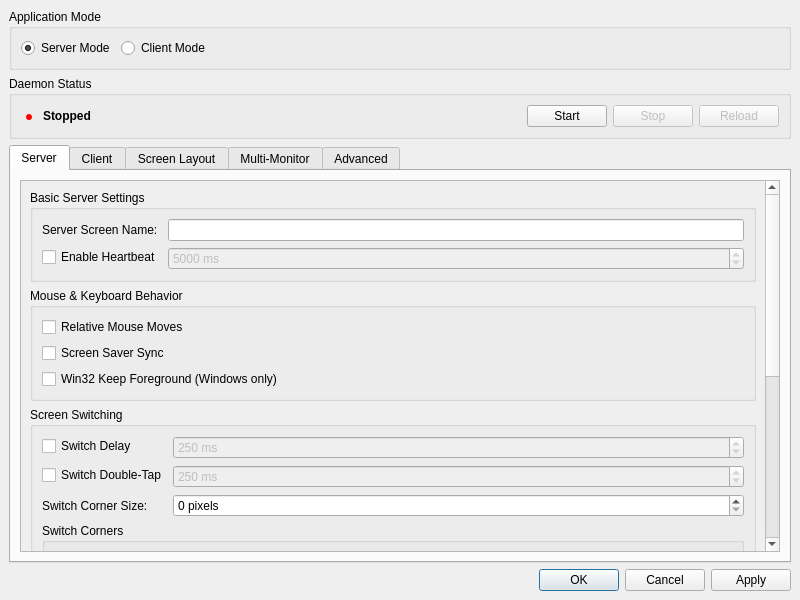
<?xml version="1.0" encoding="UTF-8"?>
<ui version="4.0">
 <class>ModernMainWindow</class>
 <widget class="QMainWindow" name="ModernMainWindow">
  <property name="geometry">
   <rect>
    <x>0</x>
    <y>0</y>
    <width>800</width>
    <height>600</height>
   </rect>
  </property>
  <property name="windowTitle">
   <string>InputLeap - Modern Configuration</string>
  </property>
  <widget class="QWidget" name="centralwidget">
  <layout class="QVBoxLayout" name="verticalLayout">
   <item>
    <widget class="QGroupBox" name="groupBoxMode">
     <property name="title">
      <string>Application Mode</string>
     </property>
     <layout class="QHBoxLayout" name="horizontalLayoutMode">
      <item>
       <widget class="QRadioButton" name="radioButtonServerMode">
        <property name="text">
         <string>Server Mode</string>
        </property>
        <property name="checked">
         <bool>true</bool>
        </property>
        <property name="toolTip">
         <string>Share this computer's mouse and keyboard with other computers</string>
        </property>
       </widget>
      </item>
      <item>
       <widget class="QRadioButton" name="radioButtonClientMode">
        <property name="text">
         <string>Client Mode</string>
        </property>
        <property name="toolTip">
         <string>Use mouse and keyboard from another computer (server)</string>
        </property>
       </widget>
      </item>
      <item>
       <spacer name="horizontalSpacerMode">
        <property name="orientation">
         <enum>Qt::Horizontal</enum>
        </property>
        <property name="sizeHint" stdset="0">
         <size>
          <width>40</width>
          <height>20</height>
         </size>
        </property>
       </spacer>
      </item>
     </layout>
    </widget>
   </item>
   <item>
    <widget class="QGroupBox" name="groupBoxDaemonStatus">
     <property name="title">
      <string>Daemon Status</string>
     </property>
     <layout class="QHBoxLayout" name="horizontalLayoutStatus">
      <item>
       <widget class="QLabel" name="labelStatusIcon">
        <property name="minimumSize">
         <size>
          <width>16</width>
          <height>16</height>
         </size>
        </property>
        <property name="maximumSize">
         <size>
          <width>16</width>
          <height>16</height>
         </size>
        </property>
        <property name="text">
         <string>●</string>
        </property>
        <property name="styleSheet">
         <string>color: red; font-size: 14px;</string>
        </property>
        <property name="alignment">
         <set>Qt::AlignCenter</set>
        </property>
       </widget>
      </item>
      <item>
       <widget class="QLabel" name="labelStatusText">
        <property name="text">
         <string>Stopped</string>
        </property>
        <property name="styleSheet">
         <string>font-weight: bold;</string>
        </property>
       </widget>
      </item>
      <item>
       <spacer name="horizontalSpacerStatus">
        <property name="orientation">
         <enum>Qt::Horizontal</enum>
        </property>
        <property name="sizeHint" stdset="0">
         <size>
          <width>40</width>
          <height>20</height>
         </size>
        </property>
       </spacer>
      </item>
      <item>
       <widget class="QPushButton" name="pushButtonStart">
        <property name="text">
         <string>Start</string>
        </property>
        <property name="toolTip">
         <string>Start the Input Leap daemon</string>
        </property>
       </widget>
      </item>
      <item>
       <widget class="QPushButton" name="pushButtonStop">
        <property name="text">
         <string>Stop</string>
        </property>
        <property name="enabled">
         <bool>false</bool>
        </property>
        <property name="toolTip">
         <string>Stop the Input Leap daemon</string>
        </property>
       </widget>
      </item>
      <item>
       <widget class="QPushButton" name="pushButtonReload">
        <property name="text">
         <string>Reload</string>
        </property>
        <property name="enabled">
         <bool>false</bool>
        </property>
        <property name="toolTip">
         <string>Reload daemon configuration</string>
        </property>
       </widget>
      </item>
     </layout>
    </widget>
   </item>
   <item>
    <widget class="QTabWidget" name="tabWidget">
     <property name="currentIndex">
      <number>0</number>
     </property>
     <widget class="QWidget" name="tabServer">
      <attribute name="title">
       <string>Server</string>
      </attribute>
      <layout class="QVBoxLayout" name="verticalLayout_2">
       <item>
        <widget class="QScrollArea" name="scrollAreaServer">
         <property name="widgetResizable">
          <bool>true</bool>
         </property>
         <widget class="QWidget" name="scrollAreaWidgetContents">
          <property name="geometry">
           <rect>
            <x>0</x>
            <y>0</y>
            <width>756</width>
            <height>1100</height>
           </rect>
          </property>
          <layout class="QVBoxLayout" name="verticalLayoutServerScroll">
           <item>
            <widget class="QGroupBox" name="groupBoxBasicServer">
             <property name="title">
              <string>Basic Server Settings</string>
             </property>
             <layout class="QFormLayout" name="formLayoutBasic">
              <item row="0" column="0">
               <widget class="QLabel" name="labelServerName">
                <property name="text">
                 <string>Server Screen Name:</string>
                </property>
               </widget>
              </item>
              <item row="0" column="1">
               <widget class="QLineEdit" name="lineEditServerName"/>
              </item>
              <item row="1" column="0">
               <widget class="QCheckBox" name="checkBoxHeartbeat">
                <property name="text">
                 <string>Enable Heartbeat</string>
                </property>
               </widget>
              </item>
              <item row="1" column="1">
               <widget class="QSpinBox" name="spinBoxHeartbeat">
                <property name="enabled">
                 <bool>false</bool>
                </property>
                <property name="suffix">
                 <string> ms</string>
                </property>
                <property name="minimum">
                 <number>1000</number>
                </property>
                <property name="maximum">
                 <number>30000</number>
                </property>
                <property name="value">
                 <number>5000</number>
                </property>
               </widget>
              </item>
             </layout>
            </widget>
           </item>
           <item>
            <widget class="QGroupBox" name="groupBoxMouseKeyboard">
             <property name="title">
              <string>Mouse &amp;&amp; Keyboard Behavior</string>
             </property>
             <layout class="QVBoxLayout" name="verticalLayoutMouseKeyboard">
              <item>
               <widget class="QCheckBox" name="checkBoxRelativeMouseMoves">
                <property name="text">
                 <string>Relative Mouse Moves</string>
                </property>
               </widget>
              </item>
              <item>
               <widget class="QCheckBox" name="checkBoxScreenSaverSync">
                <property name="text">
                 <string>Screen Saver Sync</string>
                </property>
               </widget>
              </item>
              <item>
               <widget class="QCheckBox" name="checkBoxWin32KeepForeground">
                <property name="text">
                 <string>Win32 Keep Foreground (Windows only)</string>
                </property>
               </widget>
              </item>
             </layout>
            </widget>
           </item>
           <item>
            <widget class="QGroupBox" name="groupBoxSwitching">
             <property name="title">
              <string>Screen Switching</string>
             </property>
             <layout class="QFormLayout" name="formLayoutSwitching">
              <item row="0" column="0">
               <widget class="QCheckBox" name="checkBoxSwitchDelay">
                <property name="text">
                 <string>Switch Delay</string>
                </property>
               </widget>
              </item>
              <item row="0" column="1">
               <widget class="QSpinBox" name="spinBoxSwitchDelay">
                <property name="enabled">
                 <bool>false</bool>
                </property>
                <property name="suffix">
                 <string> ms</string>
                </property>
                <property name="minimum">
                 <number>0</number>
                </property>
                <property name="maximum">
                 <number>5000</number>
                </property>
                <property name="value">
                 <number>250</number>
                </property>
               </widget>
              </item>
              <item row="1" column="0">
               <widget class="QCheckBox" name="checkBoxSwitchDoubleTap">
                <property name="text">
                 <string>Switch Double-Tap</string>
                </property>
               </widget>
              </item>
              <item row="1" column="1">
               <widget class="QSpinBox" name="spinBoxSwitchDoubleTap">
                <property name="enabled">
                 <bool>false</bool>
                </property>
                <property name="suffix">
                 <string> ms</string>
                </property>
                <property name="minimum">
                 <number>100</number>
                </property>
                <property name="maximum">
                 <number>2000</number>
                </property>
                <property name="value">
                 <number>250</number>
                </property>
               </widget>
              </item>
              <item row="2" column="0">
               <widget class="QLabel" name="labelSwitchCornerSize">
                <property name="text">
                 <string>Switch Corner Size:</string>
                </property>
               </widget>
              </item>
              <item row="2" column="1">
               <widget class="QSpinBox" name="spinBoxSwitchCornerSize">
                <property name="suffix">
                 <string> pixels</string>
                </property>
                <property name="minimum">
                 <number>0</number>
                </property>
                <property name="maximum">
                 <number>100</number>
                </property>
                <property name="value">
                 <number>0</number>
                </property>
               </widget>
              </item>
              <item row="3" column="0" colspan="2">
               <widget class="QGroupBox" name="groupBoxSwitchCorners">
                <property name="title">
                 <string>Switch Corners</string>
                </property>
                <layout class="QGridLayout" name="gridLayoutCorners">
                 <item row="0" column="0">
                  <widget class="QCheckBox" name="checkBoxCornerTopLeft">
                   <property name="text">
                    <string>Top Left</string>
                   </property>
                  </widget>
                 </item>
                 <item row="0" column="1">
                  <widget class="QCheckBox" name="checkBoxCornerTopRight">
                   <property name="text">
                    <string>Top Right</string>
                   </property>
                  </widget>
                 </item>
                 <item row="1" column="0">
                  <widget class="QCheckBox" name="checkBoxCornerBottomLeft">
                   <property name="text">
                    <string>Bottom Left</string>
                   </property>
                  </widget>
                 </item>
                 <item row="1" column="1">
                  <widget class="QCheckBox" name="checkBoxCornerBottomRight">
                   <property name="text">
                    <string>Bottom Right</string>
                   </property>
                  </widget>
                 </item>
                </layout>
               </widget>
              </item>
             </layout>
            </widget>
           </item>
           <item>
            <widget class="QGroupBox" name="groupBoxDataSharing">
             <property name="title">
              <string>Data Sharing</string>
             </property>
             <layout class="QVBoxLayout" name="verticalLayoutDataSharing">
              <item>
               <widget class="QCheckBox" name="checkBoxClipboardSharing">
                <property name="text">
                 <string>Clipboard Sharing</string>
                </property>
               </widget>
              </item>
              <item>
               <widget class="QCheckBox" name="checkBoxDragAndDrop">
                <property name="text">
                 <string>Drag and Drop</string>
                </property>
               </widget>
              </item>
             </layout>
            </widget>
           </item>
           <item>
            <widget class="QGroupBox" name="groupBoxClientManagement">
             <property name="title">
              <string>Client Management</string>
             </property>
             <layout class="QVBoxLayout" name="verticalLayoutClientManagement">
              <item>
               <widget class="QCheckBox" name="checkBoxIgnoreAutoConfig">
                <property name="text">
                 <string>Ignore Auto-Config Client</string>
                </property>
               </widget>
              </item>
             </layout>
            </widget>
           </item>
           <item>
            <widget class="QGroupBox" name="groupBoxScreenDimming">
             <property name="title">
              <string>Screen Dimming</string>
             </property>
             <layout class="QVBoxLayout" name="verticalLayoutScreenDimming">
              <item>
               <widget class="QCheckBox" name="checkBoxScreenDimming">
                <property name="text">
                 <string>Enable Screen Dimming</string>
                </property>
               </widget>
              </item>
              <item>
               <layout class="QHBoxLayout" name="horizontalLayoutDimming">
                <item>
                 <widget class="QLabel" name="labelDimmingPercentage">
                  <property name="text">
                   <string>Dimming Percentage:</string>
                  </property>
                 </widget>
                </item>
                <item>
                 <widget class="QSlider" name="sliderDimmingPercentage">
                  <property name="enabled">
                   <bool>false</bool>
                  </property>
                  <property name="minimum">
                   <number>10</number>
                  </property>
                  <property name="maximum">
                   <number>90</number>
                  </property>
                  <property name="value">
                   <number>50</number>
                  </property>
                  <property name="orientation">
                   <enum>Qt::Horizontal</enum>
                  </property>
                 </widget>
                </item>
                <item>
                 <widget class="QLabel" name="labelDimmingValue">
                  <property name="text">
                   <string>50%</string>
                  </property>
                  <property name="minimumSize">
                   <size>
                    <width>40</width>
                    <height>0</height>
                   </size>
                  </property>
                 </widget>
                </item>
               </layout>
              </item>
             </layout>
            </widget>
           </item>
           <item>
            <spacer name="verticalSpacerServer">
             <property name="orientation">
              <enum>Qt::Vertical</enum>
             </property>
             <property name="sizeHint" stdset="0">
              <size>
               <width>20</width>
               <height>40</height>
              </size>
             </property>
            </spacer>
           </item>
          </layout>
         </widget>
        </widget>
       </item>
      </layout>
     </widget>
     <widget class="QWidget" name="tabClient">
      <attribute name="title">
       <string>Client</string>
      </attribute>
      <layout class="QVBoxLayout" name="verticalLayout_3">
       <item>
        <widget class="QLabel" name="labelClientInfo">
         <property name="text">
          <string>Configure client settings</string>
         </property>
        </widget>
       </item>
       <item>
        <widget class="QPushButton" name="pushButtonClientConfigure">
         <property name="text">
          <string>Configure Client...</string>
         </property>
        </widget>
       </item>
       <item>
        <spacer name="verticalSpacer_2">
         <property name="orientation">
          <enum>Qt::Vertical</enum>
         </property>
         <property name="sizeHint" stdset="0">
          <size>
           <width>20</width>
           <height>40</height>
          </size>
         </property>
        </spacer>
       </item>
      </layout>
     </widget>
     <widget class="QWidget" name="tabLayout">
      <attribute name="title">
       <string>Screen Layout</string>
      </attribute>
      <layout class="QVBoxLayout" name="verticalLayout_4">
       <item>
        <widget class="QLabel" name="labelLayoutInfo">
         <property name="text">
          <string>Configure screen layout</string>
         </property>
        </widget>
       </item>
       <item>
        <widget class="QPushButton" name="pushButtonLayoutConfigure">
         <property name="text">
          <string>Configure Layout...</string>
         </property>
        </widget>
       </item>
       <item>
        <spacer name="verticalSpacer_3">
         <property name="orientation">
          <enum>Qt::Vertical</enum>
         </property>
         <property name="sizeHint" stdset="0">
          <size>
           <width>20</width>
           <height>40</height>
          </size>
         </property>
        </spacer>
       </item>
      </layout>
     </widget>
     <widget class="QWidget" name="tabMultiMonitor">
      <attribute name="title">
       <string>Multi-Monitor</string>
      </attribute>
      <layout class="QVBoxLayout" name="verticalLayout_5">
       <item>
        <widget class="QLabel" name="labelMultiMonitorInfo">
         <property name="text">
          <string>Configure multi-monitor setup</string>
         </property>
        </widget>
       </item>
       <item>
        <widget class="QPushButton" name="pushButtonMultiMonitorConfigure">
         <property name="text">
          <string>Configure Multi-Monitor...</string>
         </property>
        </widget>
       </item>
       <item>
        <spacer name="verticalSpacer_4">
         <property name="orientation">
          <enum>Qt::Vertical</enum>
         </property>
         <property name="sizeHint" stdset="0">
          <size>
           <width>20</width>
           <height>40</height>
          </size>
         </property>
        </spacer>
       </item>
      </layout>
     </widget>
     <widget class="QWidget" name="tabAdvanced">
      <attribute name="title">
       <string>Advanced</string>
      </attribute>
      <layout class="QVBoxLayout" name="verticalLayout_6">
       <item>
        <widget class="QLabel" name="labelAdvancedInfo">
         <property name="text">
          <string>Advanced settings and configurations</string>
         </property>
        </widget>
       </item>
       <item>
        <widget class="QPushButton" name="pushButtonAdvancedConfigure">
         <property name="text">
          <string>Advanced Settings...</string>
         </property>
        </widget>
       </item>
       <item>
        <spacer name="verticalSpacer_5">
         <property name="orientation">
          <enum>Qt::Vertical</enum>
         </property>
         <property name="sizeHint" stdset="0">
          <size>
           <width>20</width>
           <height>40</height>
          </size>
         </property>
        </spacer>
       </item>
      </layout>
     </widget>
    </widget>
   </item>
   <item>
    <widget class="QDialogButtonBox" name="buttonBox">
     <property name="orientation">
      <enum>Qt::Horizontal</enum>
     </property>
     <property name="standardButtons">
      <set>QDialogButtonBox::Apply|QDialogButtonBox::Cancel|QDialogButtonBox::Ok</set>
     </property>
    </widget>
   </item>
  </layout>
  </widget>
 </widget>
 <resources/>
 <connections>
 </connections>
</ui>
